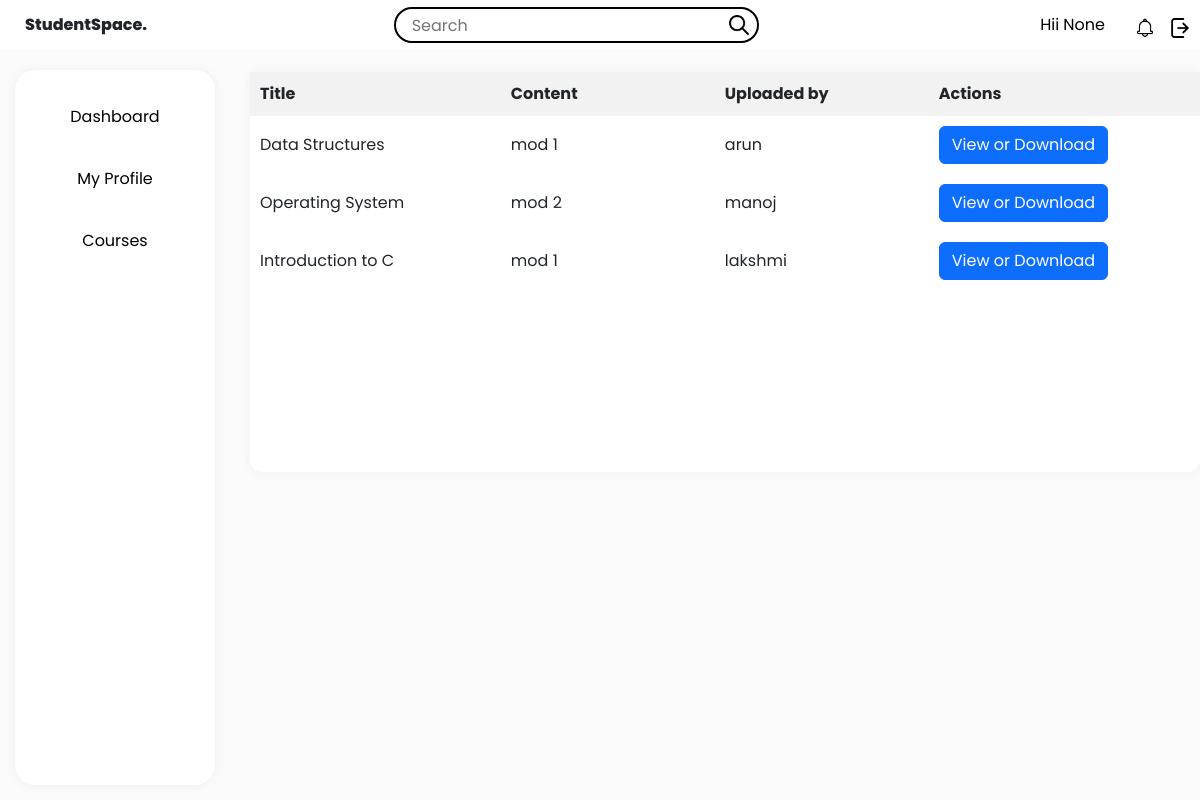
The app's page /notes with its own data.
### tables this page shows
CREATE TABLE notes(id integer primary key,title text,content text,"uploaded_by" TEXT, "file_url" TEXT);

### app.py (the view)
@app.route("/notes")
def notes():
    user_type = session.get("user_type")
    name = session.get("name")
    conn = sqlite3.connect("database.db")
    cursor = conn.cursor()
    cursor.execute("SELECT title, content, uploaded_by, file_url FROM notes")
    notes = [dict(title=row[0], content=row[1], uploaded_by=row[2], file_url=row[3]) for row in cursor.fetchall()]
    conn.close()
    return render_template(
        "notes.html",
        notes=notes,
        user_type=user_type,
        name=name,
        )

### app.py (called while the page is built)
@app.context_processor
def common_icons():
    admin = "/static/assets/admin.png"
    student = "/static/assets/student.png"
    faculty = "/static/assets/faculty.png"
    search = "/static/assets/search.png"
    notification = "/static/assets/notification.png"
    settings = "/static/assets/settings.png"
    return dict(
        search=search,
        notification=notification,
        settings=settings,
        admin=admin,
        faculty=faculty,
        student=student,
    )

### templates/notes.html (shortened to what this page needs)
<!DOCTYPE html>
<html>
<head>
  <link href="https://cdn.jsdelivr.net/npm/bootstrap@5.3.0/dist/css/bootstrap.min.css" rel="stylesheet" />
  <link rel="stylesheet" href="{{ url_for('static', filename='style.css') }}" />
  <link rel="stylesheet" href="{{ url_for('static', filename='notes-style.css') }}" />
</head>
<body>
  <div class="StudentSpace">
    <div class="header">
      <div class="left-section">StudentSpace.</div>
      <div class="middle-section">
        <input class="search-bar" type="text" placeholder="Search" />
        <img class="search-icon" src="{{search}}" />
      </div>
      <div class="right-section">
        <div class="name">
          <a href="{{ url_for('profile') }}" class="name">Hii {{name}} </a>
        </div>
        <div class="notification-icon">
          <img class="notification-icon" src="{{notification}}" />
        </div>
        <div class="settings-icon">
          <a href="{{ url_for('logout') }}"><img class="settings-icon" src="{{settings}}" /></a>
        </div>
      </div>
    </div>
    <div class="sidebar">
      <div class="sidebar-tabs">
        <a href="{{ url_for('home', username=username, name=name, user_type=user_type) }}">Dashboard</a>
      </div>
      <div class="sidebar-tabs">
        <a href="{{ url_for('profile') }}">My Profile</a>
      </div>
      <div class="sidebar-tabs">
        <a href="{{ url_for('courses') }}">Courses</a>
      </div>
    </div>
    <div class="main-section">
      <div class="main">
        <table class="note-table">
          <thead>
            <tr>
              <th>Title</th>
              <th>Content</th>
              <th>Uploaded by</th>
              <th>Actions</th>
            </tr>
          </thead>
          <tbody>
            {% for note in notes %}
            <tr class="note-row">
              <td>{{ note.title }}</td>
              <td>{{ note.content }}</td>
              <td>{{ note.uploaded_by }}</td>
              <td>
                <a href="{{ note.file_url }}" class="btn btn-primary">View or Download</a>
              </td>
            </tr>
            {% endfor %}
          </tbody>
        </table>
      </div>
    </div>
  </div>
</body>
</html>

### static/style.css (style rules this page uses)
* { margin: 0; padding: 0; box-sizing: border-box; font-family: "Poppins", sans-serif; }
body { font-weight: 400; line-height: 1.5; font-size: 16px; }
.StudentSpace { display: flex; flex-direction: column; height: 100vh; }
.header { display: flex; align-items: center; justify-content: space-between; height: 48px; padding: 25px; }
.left-section { font-weight: 800; }
.middle-section { flex: 1; max-width: 400px; display: flex; align-items: center; }
.right-section { display: flex; align-items: center; flex-direction: row; }
.name { color: #000; text-decoration: none; }
.search-bar { flex: 1; height: 36px; padding-left: 16px; border: solid 2px black; border-radius: 48px; }
.sidebar { position: fixed; top: 70px; left: 15px; bottom: 15px; width: 200px; display: flex; flex-direction: column; align-items: center; box-shadow: 0 0 10px rgba(0, 0, 0, 0.05); border-radius: 20px; padding-top: 16px; background-color: white; }
.sidebar-tabs { height: 46px; width: 152px; border-radius: 48px; box-sizing: border-box; text-align: center; display: flex; justify-content: center; align-items: center; line-height: 40px; margin: 8px; transition: box-shadow 0.3s ease; }
.sidebar-tabs a { text-decoration: none; color: #000; }
.main-section { background-color: rgb(250, 250, 250); height: 100%; width: 100%; }
.main { margin-left: 250px; margin-top: 22px; margin-bottom: 15px; display: flex; height: 400px; flex-direction: column; border-radius: 12px; box-shadow: 0 0 10px rgba(0, 0, 0, 0.05); background-color: white; }
.search-icon, .notification-icon, .settings-icon { width: 20px; height: 20px; margin-left: 15px; }
.search-icon { position: relative; right: 45px; }

### static/notes-style.css (style rules this page uses)
.note-table { width: 100%; border-collapse: collapse; border-radius: 20px; }
.note-table th, .note-table td { padding: 10px; width: 100px; text-align: left; }
.note-table th { background-color: #f2f2f2; }

### records on screen
notes: title "Data Structures", content "mod 1", uploaded_by "arun"
notes: title "Operating System", content "mod 2", uploaded_by "manoj"
notes: title "Introduction to C", content "mod 1", uploaded_by "lakshmi"

### other values on screen
{{ name }} "None"
